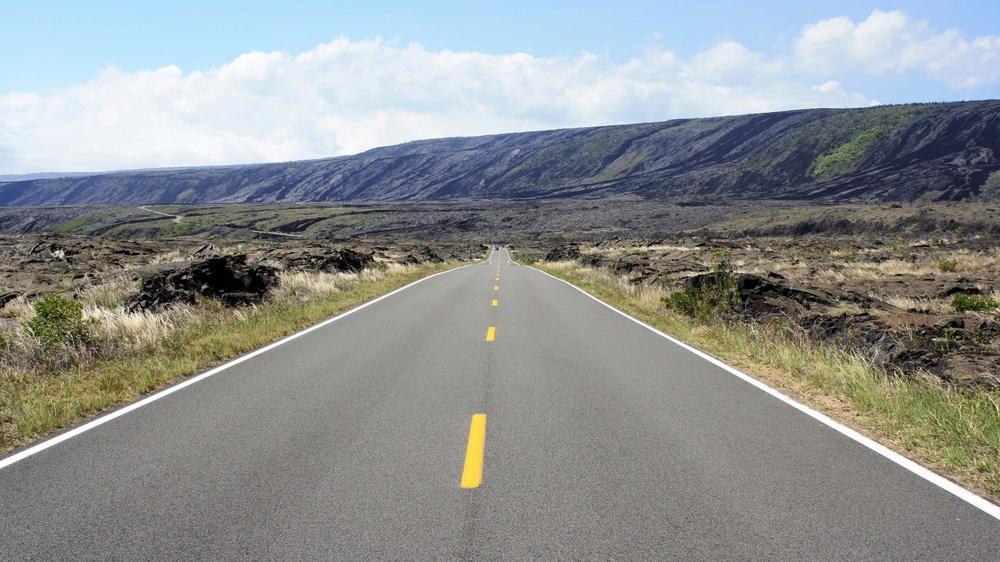
//> input picture cpp_archive/opencv/AutonomousDriving/lane.jpg, 1000 x 562 px, shrunk from 1920 x 1080 before the run
$ ./harris_corner_detection_example lane.jpg   (built with g++ and OpenCV 4)
//> lines starting //> are read from the running program, lines starting //| are printed output that depends on the picture
/*
 * #+DESCRIPTION: harris corner detection example
 * #+FROM:        https://docs.opencv.org/3.4.0/d4/d7d/tutorial_harris_detector.html
 * #+DATE:        2018-07-05-목
 * #+AUTHOR:      Edward Im (gyurse@gmail.com)
 */
#include <iostream>
#include <opencv2/opencv.hpp>
#include <opencv2/highgui.hpp>
#include <opencv2/imgproc.hpp>

using namespace std;
using namespace cv;

Mat src, src_gray;
int thresh = 200;
int max_thresh = 255;
const char* source_window = "Source image";
const char* corners_window = "Corners detected";
void cornerHarris_demo( int, void* );

int main( int argc, char** argv ) {
  CommandLineParser parser( argc, argv, "{@input | ../data/building.jpg | input image}" );
  src = imread( parser.get<String>( "@input" ), IMREAD_COLOR );
//> src is the input picture: 562 rows x 1000 cols, CV_8UC3; mean B, G, R 145.7, 145.6, 142.2

  if ( src.empty() ) {
    cout << "Could not open or find the image!\n" << endl;
    cout << "Usage: " << argv[0] << " <Input image>" << endl;
    return -1;
  }

  cvtColor( src, src_gray, COLOR_BGR2GRAY );
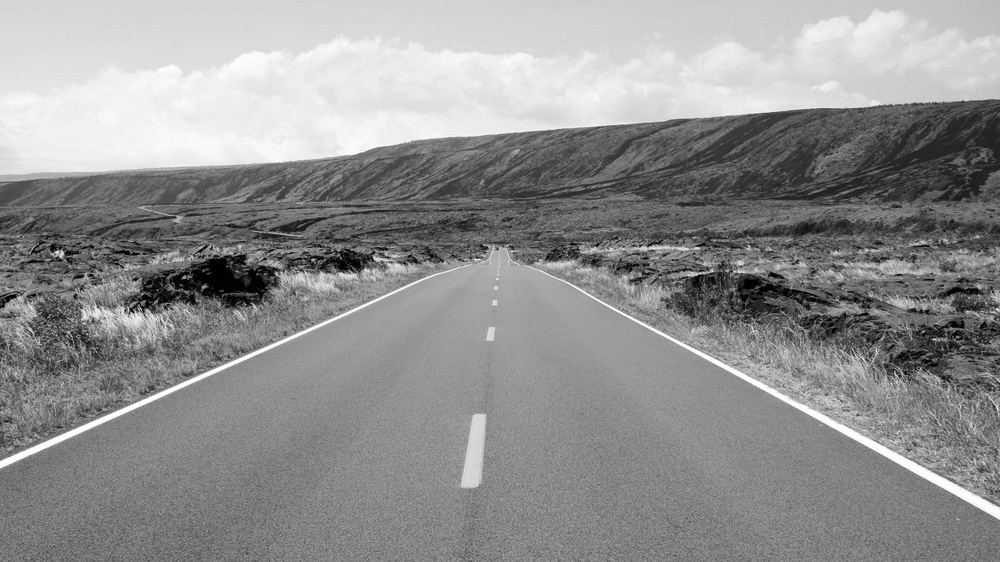
//> src_gray: 562 rows x 1000 cols, CV_8UC1; min 0, max 255, mean 144.6

  namedWindow( source_window, WINDOW_AUTOSIZE );
  createTrackbar("Threshold: ", source_window, &thresh, max_thresh, cornerHarris_demo);

  imshow( source_window, src );

  cornerHarris_demo( 0, 0 );

  waitKey(0);
  return(0);
}

void cornerHarris_demo( int, void* ) {
  Mat dst, dst_norm, dst_norm_scaled;
  dst = Mat::zeros( src.size(), CV_32FC1 );

  int blockSize = 7;
  int apertureSize = 5;
  double k = 0.03;

  cornerHarris( src_gray, dst, blockSize, apertureSize, k, BORDER_DEFAULT );
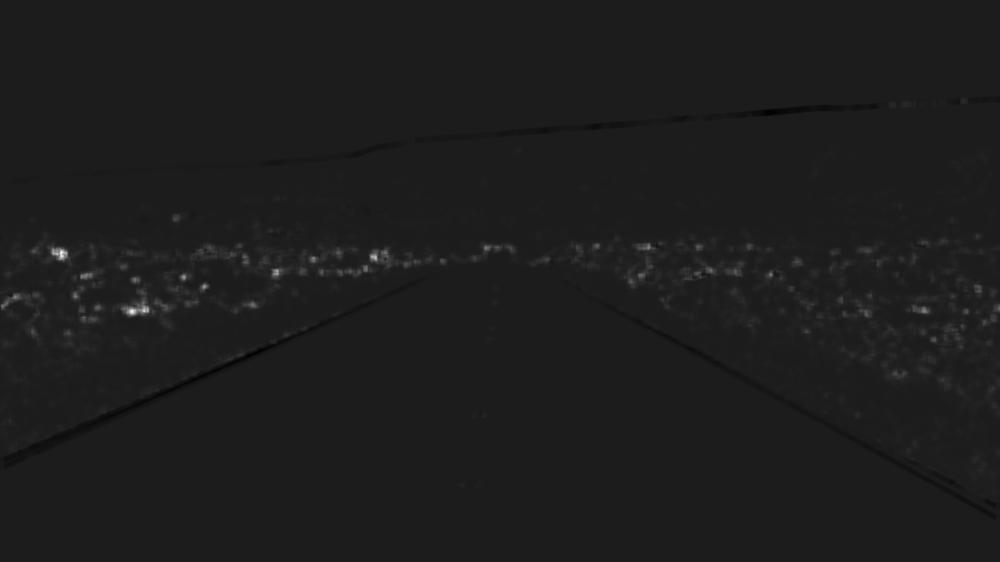
//> dst: 562 rows x 1000 cols, CV_32FC1; min -0.0365, max 0.29, mean 0.00138; drawn with min black and max white
  normalize( dst, dst_norm, 0, 255, NORM_MINMAX, CV_32FC1, Mat() );
  convertScaleAbs( dst_norm, dst_norm_scaled );

  for( int j = 0; j < dst_norm.rows ; j++ ) {
    for( int i = 0; i < dst_norm.cols; i++ ) {
      if( (int) dst_norm.at<float>(j,i) > thresh ) {
        circle( dst_norm_scaled, Point( i, j ), 2,  Scalar(0), 2, 8, 0 );
      }
    }
  }
//> dst_norm_scaled: 562 rows x 1000 cols, CV_8UC1; min 0, max 197, mean 29.3

  namedWindow( corners_window, WINDOW_AUTOSIZE );
  imshow( corners_window, dst_norm_scaled);
}
